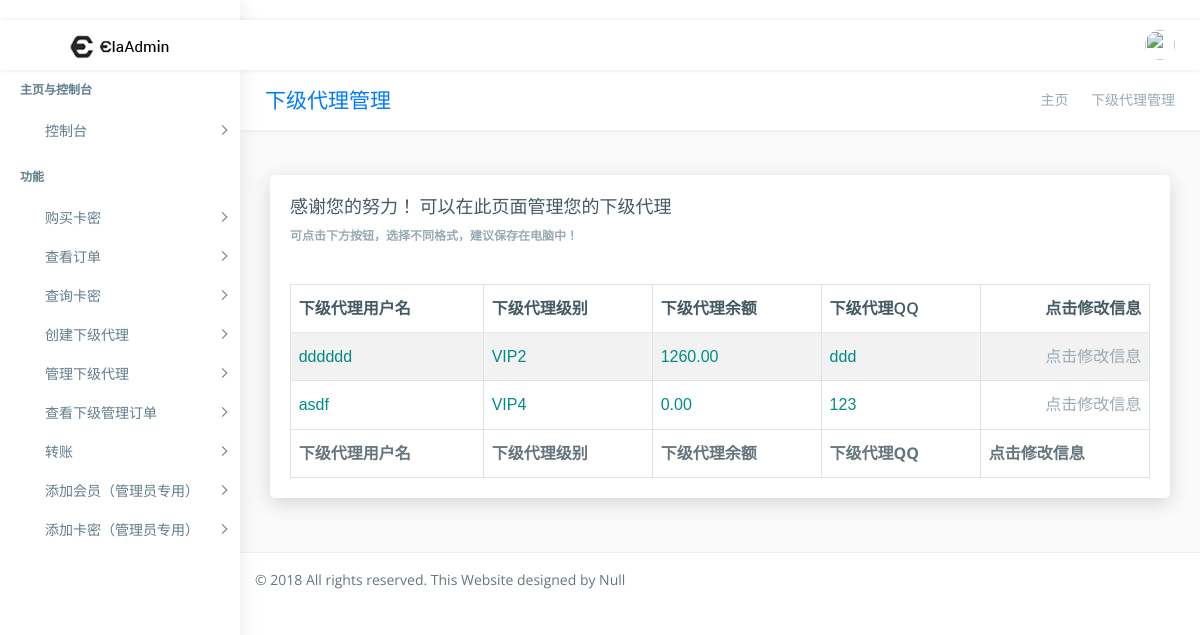
Page /check_all_down_proxy/ (signed in) on the committed database.
### main_app/models.py (models this page shows)
class Others_info(models.Model): #用户信息
    user = models.OneToOneField(User)
    balance = models.DecimalField(max_digits=8,decimal_places=2,verbose_name="用户余额",default=0.00)
    ad = models.CharField(verbose_name="代理广告",max_length=30,default= get1_Code())
    TOKEN = models.CharField(verbose_name="API密链",max_length=15,default=get1_Code())
    level = models.PositiveIntegerField(verbose_name="等级",default=1)
    up_proxy = models.PositiveIntegerField(verbose_name="上级（默认为0，代表没有上级）",default=0)

### main_app/views/web/base_web.py (the view)
# urls.py: url(r'^check_all_down_proxy/$',check_all_down_proxy,name='check_all_down_proxy'), #查看所有下级代理
@login_required
def check_all_down_proxy(request): #查看所有下级代理
    user_id = request.user.id
    all_proxy_list = Others_info.objects.filter(up_proxy=user_id)
    context = {"all_proxy_list":all_proxy_list}
    return render(request,'proxy_list.html',context=context)

### templates/proxy_list.html (shortened to what this page needs)
{% extends "base.html" %}
{% load staticfiles %}
{% block wrapper %}
        <div class="page-wrapper">
            <div class="row page-titles">
                <div class="col-md-5 align-self-center">
                    <h3 class="text-primary">下级代理管理</h3> </div>
                <div class="col-md-7 align-self-center">
                    <ol class="breadcrumb">
                        <li class="breadcrumb-item"><a href="{% url "index" %}">主页</a></li>
                        <li class="breadcrumb-item active">下级代理管理</li>
                    </ol>
                </div>
            </div>
            <div class="container-fluid">
                <div class="row">
                    <div class="col-12">
                        <div class="card">
                            <div class="card-body">
                                <h4 class="card-title">感谢您的努力！ 可以在此页面管理您的下级代理</h4>
                                <h6 class="card-subtitle"><strong>可点击下方按钮，选择不同格式，建议保存在电脑中！</strong></h6>
                                <div class="table-responsive m-t-40">
                                    <table id="example23" class="display nowrap table table-hover table-striped table-bordered" cellspacing="0" width="100%">
                                        <thead>
                                            <tr>
                                                <th>下级代理用户名</th>
                                                <th>下级代理级别</th>
                                                <th>下级代理余额</th>
                                                <th>下级代理QQ</th>
                                                <th>点击修改信息</th>
                                            </tr>
                                        </thead>
                                        <tfoot>
                                            <tr>
                                                <th>下级代理用户名</th>
                                                <th>下级代理级别</th>
                                                <th>下级代理余额</th>
                                                <th>下级代理QQ</th>
                                                <th>点击修改信息</th>
                                            </tr>
                                        </tfoot>
                                        <tbody>
                                        {% if all_proxy_list %}
                                        {% for i in all_proxy_list %}
                                            <tr>
                                                <td style="color: #008c86">{{ i.user.username }}</td>
                                                <td style="color: #008c86">VIP{{ i.level }}</td>
                                                <td style="color: #008c86">{{ i.balance}}</td>
                                                <td style="color: #008c86">{{ i.user.email }}</td>
                                                <td><a href="{% url "change_down_proxy_info" i.user.id %}">点击修改信息</a></td>
                                            </tr>
                                        {% endfor %}
                                        {% endif %}
                                        </tbody>
                                    </table>
                                </div>
                            </div>
                        </div>
                    </div>
                </div>
            </div>
{% endblock wrapper %}

### main_app/static/css/helper.css (style rules this page uses)
.m-t-40 { margin-top: 40px!important; }

### rows in the picture
Others_info: user.username "dddddd", level "2", balance "1260.00", user.email "ddd"
Others_info: user.username "asdf", level "4", balance "0.00", user.email "123"
